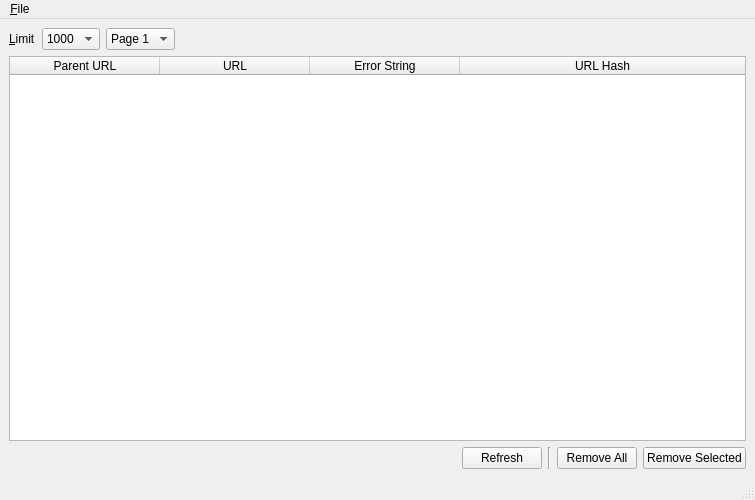
<?xml version="1.0" encoding="UTF-8"?>
<ui version="4.0">
 <class>pandamonium_broken_links</class>
 <widget class="QMainWindow" name="pandamonium_broken_links">
  <property name="geometry">
   <rect>
    <x>0</x>
    <y>0</y>
    <width>755</width>
    <height>500</height>
   </rect>
  </property>
  <property name="windowTitle">
   <string>pandamonium: Broken Links</string>
  </property>
  <property name="windowIcon">
   <iconset resource="../Images/images.qrc">
    <normaloff>:/pandamonium-logo-font.png</normaloff>:/pandamonium-logo-font.png</iconset>
  </property>
  <widget class="QWidget" name="centralwidget">
   <layout class="QVBoxLayout" name="verticalLayout_3">
    <item>
     <layout class="QHBoxLayout" name="horizontalLayout_5">
      <item>
       <widget class="QLabel" name="label_8">
        <property name="text">
         <string>&amp;Limit</string>
        </property>
        <property name="buddy">
         <cstring>page_limit</cstring>
        </property>
       </widget>
      </item>
      <item>
       <widget class="QComboBox" name="page_limit">
        <property name="sizeAdjustPolicy">
         <enum>QComboBox::AdjustToContents</enum>
        </property>
        <item>
         <property name="text">
          <string>1000</string>
         </property>
        </item>
        <item>
         <property name="text">
          <string>2500</string>
         </property>
        </item>
       </widget>
      </item>
      <item>
       <widget class="QComboBox" name="page">
        <property name="sizeAdjustPolicy">
         <enum>QComboBox::AdjustToContents</enum>
        </property>
        <item>
         <property name="text">
          <string>Page 1</string>
         </property>
        </item>
       </widget>
      </item>
      <item>
       <spacer name="horizontalSpacer_6">
        <property name="orientation">
         <enum>Qt::Horizontal</enum>
        </property>
        <property name="sizeHint" stdset="0">
         <size>
          <width>40</width>
          <height>20</height>
         </size>
        </property>
       </spacer>
      </item>
     </layout>
    </item>
    <item>
     <widget class="QTableWidget" name="table">
      <property name="alternatingRowColors">
       <bool>true</bool>
      </property>
      <property name="selectionMode">
       <enum>QAbstractItemView::ExtendedSelection</enum>
      </property>
      <property name="selectionBehavior">
       <enum>QAbstractItemView::SelectRows</enum>
      </property>
      <property name="horizontalScrollMode">
       <enum>QAbstractItemView::ScrollPerPixel</enum>
      </property>
      <property name="sortingEnabled">
       <bool>true</bool>
      </property>
      <attribute name="horizontalHeaderDefaultSectionSize">
       <number>150</number>
      </attribute>
      <attribute name="horizontalHeaderMinimumSectionSize">
       <number>150</number>
      </attribute>
      <attribute name="horizontalHeaderStretchLastSection">
       <bool>true</bool>
      </attribute>
      <column>
       <property name="text">
        <string>Parent URL</string>
       </property>
      </column>
      <column>
       <property name="text">
        <string>URL</string>
       </property>
      </column>
      <column>
       <property name="text">
        <string>Error String</string>
       </property>
      </column>
      <column>
       <property name="text">
        <string>URL Hash</string>
       </property>
      </column>
     </widget>
    </item>
    <item>
     <layout class="QHBoxLayout" name="horizontalLayout_6">
      <item>
       <spacer name="horizontalSpacer">
        <property name="orientation">
         <enum>Qt::Horizontal</enum>
        </property>
        <property name="sizeHint" stdset="0">
         <size>
          <width>40</width>
          <height>20</height>
         </size>
        </property>
       </spacer>
      </item>
      <item>
       <widget class="QPushButton" name="refresh">
        <property name="text">
         <string>Refresh</string>
        </property>
        <property name="icon">
         <iconset resource="../Icons/icons.qrc">
          <normaloff>:/nuvola/reload.png</normaloff>:/nuvola/reload.png</iconset>
        </property>
       </widget>
      </item>
      <item>
       <widget class="Line" name="line">
        <property name="orientation">
         <enum>Qt::Vertical</enum>
        </property>
       </widget>
      </item>
      <item>
       <widget class="QPushButton" name="remove_all">
        <property name="text">
         <string>Remove All</string>
        </property>
        <property name="icon">
         <iconset resource="../Icons/icons.qrc">
          <normaloff>:/nuvola/editdelete.png</normaloff>:/nuvola/editdelete.png</iconset>
        </property>
       </widget>
      </item>
      <item>
       <widget class="QPushButton" name="remove_selected">
        <property name="text">
         <string>Remove Selected</string>
        </property>
        <property name="icon">
         <iconset resource="../Icons/icons.qrc">
          <normaloff>:/nuvola/editdelete.png</normaloff>:/nuvola/editdelete.png</iconset>
        </property>
       </widget>
      </item>
     </layout>
    </item>
   </layout>
  </widget>
  <widget class="QMenuBar" name="menubar">
   <property name="geometry">
    <rect>
     <x>0</x>
     <y>0</y>
     <width>755</width>
     <height>27</height>
    </rect>
   </property>
   <widget class="QMenu" name="menu_File">
    <property name="title">
     <string>&amp;File</string>
    </property>
    <addaction name="action_Close"/>
   </widget>
   <addaction name="menu_File"/>
  </widget>
  <widget class="QStatusBar" name="statusbar"/>
  <action name="action_Close">
   <property name="text">
    <string>&amp;Close</string>
   </property>
   <property name="shortcut">
    <string>Esc</string>
   </property>
  </action>
 </widget>
 <tabstops>
  <tabstop>page_limit</tabstop>
  <tabstop>page</tabstop>
  <tabstop>table</tabstop>
  <tabstop>refresh</tabstop>
  <tabstop>remove_all</tabstop>
  <tabstop>remove_selected</tabstop>
 </tabstops>
 <resources>
  <include location="../Icons/icons.qrc"/>
  <include location="../Images/images.qrc"/>
 </resources>
 <connections/>
</ui>
